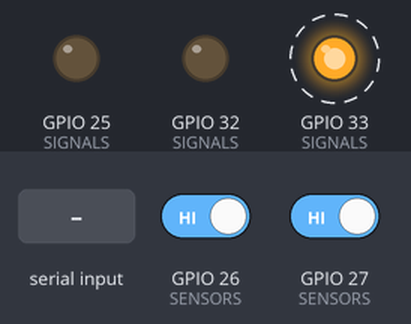
The sketch below on a simulated ESP32. On the bench: output pins drawn as LEDs (lit = HIGH). Dashed ring = blinking. Inputs (shaded band) come from the test bench; at power-on: GPIO 26 (SENSORS) HIGH, GPIO 27 (SENSORS) HIGH. Random numbers use the default seed unless the sketch sets one; what the sketch prints to the serial monitor is not drawn.

Above: at 1.2 s.
1.3 s: GPIO 26 (SENSORS) driven LOW
4.3 s: GPIO 27 (SENSORS) driven LOW
7.3 s: "QRY\n" received over Serial
10.3 s: "90,45\n" received over Serial
13.3 s: "SIG,\n" received over Serial
16.3 s: GPIO 26 (SENSORS) driven HIGH and GPIO 27 (SENSORS) driven HIGH
Timing chart, 0 to 20.3 s (numbered marks = the images above; inputs shaded):
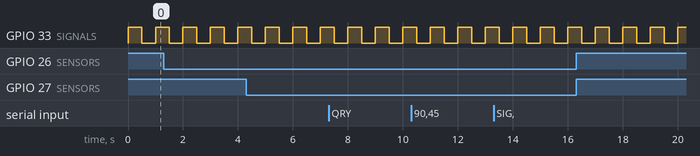

The sketch:

esp32_smart_traffic.ino
```cpp
/*
 * SmartTrafficLights - ESP32 hardware node (protocol v2, discrete R/Y/G light)
 *
 * Role: report the two real IR detectors and set the physical traffic light
 * exactly as commanded. It makes NO traffic decisions and runs NO traffic-light
 * timing: Python's SignalBank / controller is the only timing authority.
 *
 * Verified demo hardware
 *   Sensor channel 0 = NS:D1 : digital IR obstacle module, OUT -> GPIO27, active-low
 *   Sensor channel 1 = NS:D2 : digital IR obstacle module, OUT -> GPIO26, active-low
 *                              (both: VCC -> 3.3V, GND -> GND; HIGH = clear, LOW = car)
 *   Signal channel 0 = NS    : 3-LED module, G -> GPIO25, Y -> GPIO33, R -> GPIO32,
 *                              GND -> GND; output HIGH = lamp ON
 *
 * Protocol (see smarttraffic/esp_protocol.py and hardware/README.md):
 *   frames  "$FIELD,FIELD,...*CS\n", CS = XOR of bytes between '$' and '*' (2 hex digits)
 *   ESP32 -> PC : HELLO,seq,ms,proto,device_id,boot_id,n_sensors,n_signals
 *                 SEN,seq,ms,channel,OCC|CLR     (edge, or full-state report)
 *                 HB,seq,ms                      (heartbeat, every HEARTBEAT_MS)
 *                 ACK,seq,ms,channel,STATE,LAMPS (signal command applied)
 *                 ERR,seq,ms,text
 *   PC -> ESP32 : SIG,channel,STATE,LAMPS  STATE = RED|RED_YELLOW|GREEN|FLASHING_GREEN|YELLOW|ALL_RED|OFF
 *                                          LAMPS = "RYG" as 0/1, e.g. 100 = red, 110 = red+yellow
 *                 QRY                      re-send HELLO + all sensor states
 *
 * The PC sends a SIG on every lamp change of the logical signal (FLASHING_GREEN
 * arrives as 001 / 000 at each flash edge) and refreshes it every second. The
 * lamps are applied exactly as received; the pattern must be one the state can
 * show, otherwise the command is refused (ERR bad_lamps) and nothing changes.
 *
 * Fail-safe: if no SIG arrives for SIGNAL_TIMEOUT_MS (USB unplugged, PC program
 * stopped or paused), or none has arrived since boot, the head shows the fault
 * indication: yellow blinking at 1 Hz, red and green off. Normal display resumes
 * with the next command. A sensor module that is disconnected reads HIGH through
 * the internal pull-up, i.e. CLEAR (no phantom vehicle).
 *
 * No extra library needed. Board: any ESP32 (Arduino core).
 */

// ============================ CONFIGURATION ============================
static const char *DEVICE_ID = "esp32_a";      // must match config/hardware.json
static const uint32_t BAUD = 115200;

struct SensorCfg {
  uint8_t  pin;            // digital input
  bool     activeLow;      // true: LOW = OCCUPIED (car), HIGH = CLEAR
  uint16_t debounceMs;     // new state must persist this long before it is reported
};
// channel = index in this table (config/hardware.json "channel")
static const SensorCfg SENSORS[] = {
  {27, true, 20},          // channel 0: NS:D1, digital IR, LOW = car
  {26, true, 20},          // channel 1: NS:D2, digital IR, LOW = car
};

struct SignalCfg {
  uint8_t greenPin, yellowPin, redPin;
  bool    activeHigh;      // true: output HIGH = lamp ON
};
static const SignalCfg SIGNALS[] = {
  {25, 33, 32, true},      // channel 0: NS head, G=GPIO25 Y=GPIO33 R=GPIO32
};

static const uint32_t HEARTBEAT_MS      = 200;
static const uint32_t SIGNAL_TIMEOUT_MS = 3000;
static const uint32_t SAMPLE_MS         = 2;
static const uint32_t FAULT_BLINK_PERIOD_MS = 1000;   // fail-safe indication only
static const uint32_t FAULT_BLINK_ON_MS     = 500;
static const int      PROTOCOL_VERSION  = 2;
// =======================================================================

static const uint8_t N_SENSORS = sizeof(SENSORS) / sizeof(SENSORS[0]);
static const uint8_t N_SIGNALS = sizeof(SIGNALS) / sizeof(SIGNALS[0]);

enum SigState { S_RED, S_RED_YELLOW, S_GREEN, S_FLASHING_GREEN, S_YELLOW, S_ALL_RED, S_OFF };
static const char *STATE_NAMES[] = {"RED", "RED_YELLOW", "GREEN", "FLASHING_GREEN", "YELLOW", "ALL_RED", "OFF"};
// lamp patterns ("RYG") each state may show; FLASHING_GREEN alternates 001 / 000
static const char *STATE_LAMPS_A[] = {"100", "110", "001", "001", "010", "100", "000"};
static const char *STATE_LAMPS_B[] = {"100", "110", "001", "000", "010", "100", "000"};

static bool     lampR[N_SIGNALS], lampY[N_SIGNALS], lampG[N_SIGNALS];   // last commanded lamps
static uint32_t lastCommandMs = 0;
static bool     everCommanded = false;

static bool     sensState[N_SENSORS];        // reported state (true = occupied)
static bool     sensCandidate[N_SENSORS];    // raw state waiting for debounce
static uint32_t sensCandidateSince[N_SENSORS];

static uint32_t seqNo = 0;
static char     bootId[9];
static uint32_t lastHeartbeat = 0, lastSample = 0;
static char     rxBuf[128];
static uint8_t  rxLen = 0;

// ------------------------------------------------------------ framing
static void sendFrame(const char *body) {
  uint8_t cs = 0;
  for (const char *p = body; *p; ++p) cs ^= (uint8_t)*p;
  char out[140];
  snprintf(out, sizeof(out), "$%s*%02X\n", body, cs);
  Serial.print(out);
}

static void sendHello() {
  char b[100];
  snprintf(b, sizeof(b), "HELLO,%lu,%lu,%d,%s,%s,%u,%u", (unsigned long)seqNo++, (unsigned long)millis(),
           PROTOCOL_VERSION, DEVICE_ID, bootId, N_SENSORS, N_SIGNALS);
  sendFrame(b);
}

static void sendSensor(uint8_t ch, bool occ, uint32_t atMs) {
  char b[64];
  snprintf(b, sizeof(b), "SEN,%lu,%lu,%u,%s", (unsigned long)seqNo++, (unsigned long)atMs, ch, occ ? "OCC" : "CLR");
  sendFrame(b);
}

static void sendAllSensors() {
  for (uint8_t i = 0; i < N_SENSORS; ++i) sendSensor(i, sensState[i], millis());
}

static void sendError(const char *text) {
  char b[100];
  snprintf(b, sizeof(b), "ERR,%lu,%lu,%s", (unsigned long)seqNo++, (unsigned long)millis(), text);
  sendFrame(b);
}

// ------------------------------------------------------------ lamps
static void writeLamp(uint8_t pin, bool on, bool activeHigh) {
  digitalWrite(pin, (on == activeHigh) ? HIGH : LOW);
}

static void setOutputs(uint8_t ch, bool r, bool y, bool g) {
  const SignalCfg &c = SIGNALS[ch];
  writeLamp(c.redPin, r, c.activeHigh);
  writeLamp(c.yellowPin, y, c.activeHigh);
  writeLamp(c.greenPin, g, c.activeHigh);
}

static void render(uint8_t ch, uint32_t now) {
  if (!everCommanded || now - lastCommandMs > SIGNAL_TIMEOUT_MS) {       // fail-safe
    setOutputs(ch, false, (now % FAULT_BLINK_PERIOD_MS) < FAULT_BLINK_ON_MS, false);
  } else {
    setOutputs(ch, lampR[ch], lampY[ch], lampG[ch]);                   // exactly as commanded
  }
}

// ------------------------------------------------------------ commands
static bool checkFrame(char *line, char **body) {
  size_t n = strlen(line);
  if (n < 4 || line[0] != '$' || line[n - 3] != '*') return false;
  line[n - 3] = '\0';
  uint8_t cs = 0;
  for (char *p = line + 1; *p; ++p) cs ^= (uint8_t)*p;
  char hex[3];
  snprintf(hex, sizeof(hex), "%02X", cs);
  if (toupper(line[n - 2]) != hex[0] || toupper(line[n - 1]) != hex[1]) return false;
  *body = line + 1;
  return true;
}

static void handleLine(char *line) {
  char *body;
  if (!checkFrame(line, &body)) { sendError("bad_frame"); return; }
  if (strcmp(body, "QRY") == 0) { sendHello(); sendAllSensors(); return; }
  if (strncmp(body, "SIG,", 4) == 0) {
    char *chStr = body + 4;
    char *c1 = strchr(chStr, ',');
    if (!c1) { sendError("bad_sig"); return; }
    *c1 = '\0';
    char *name = c1 + 1;
    char *c2 = strchr(name, ',');
    if (!c2) { sendError("bad_sig"); return; }
    *c2 = '\0';
    const char *lamps = c2 + 1;
    int ch = atoi(chStr);
    if (ch < 0 || ch >= N_SIGNALS) { sendError("bad_channel"); return; }
    int st = -1;
    for (int i = 0; i <= S_OFF; ++i) if (strcmp(name, STATE_NAMES[i]) == 0) st = i;
    if (st < 0) { sendError("bad_state"); return; }
    if (strcmp(lamps, STATE_LAMPS_A[st]) != 0 && strcmp(lamps, STATE_LAMPS_B[st]) != 0) {
      sendError("bad_lamps"); return;
    }
    uint32_t now = millis();
    lastCommandMs = now;
    everCommanded = true;
    lampR[ch] = lamps[0] == '1';
    lampY[ch] = lamps[1] == '1';
    lampG[ch] = lamps[2] == '1';
    render(ch, now);                                   // apply immediately
    char b[64];
    snprintf(b, sizeof(b), "ACK,%lu,%lu,%d,%s,%s", (unsigned long)seqNo++, (unsigned long)now, ch, name, lamps);
    sendFrame(b);
    return;
  }
  sendError("unknown_cmd");
}

static void readSerial() {
  while (Serial.available()) {
    char c = (char)Serial.read();
    if (c == '\n') { rxBuf[rxLen] = '\0'; if (rxLen && rxBuf[rxLen - 1] == '\r') rxBuf[rxLen - 1] = '\0'; if (rxBuf[0]) handleLine(rxBuf); rxLen = 0; }
    else if (rxLen < sizeof(rxBuf) - 1) rxBuf[rxLen++] = c;
    else { rxLen = 0; sendError("line_too_long"); }
  }
}

// ------------------------------------------------------------ sensors
static bool rawOccupied(uint8_t i) {
  int level = digitalRead(SENSORS[i].pin);
  return SENSORS[i].activeLow ? (level == LOW) : (level == HIGH);
}

static void sampleSensors(uint32_t now) {
  for (uint8_t i = 0; i < N_SENSORS; ++i) {
    bool raw = rawOccupied(i);
    if (raw != sensCandidate[i]) { sensCandidate[i] = raw; sensCandidateSince[i] = now; }
    if (sensCandidate[i] != sensState[i] && now - sensCandidateSince[i] >= SENSORS[i].debounceMs) {
      sensState[i] = sensCandidate[i];
      sendSensor(i, sensState[i], sensCandidateSince[i]);   // timestamp = first sample of the new state
    }
  }
}

// ------------------------------------------------------------ setup / loop
void setup() {
  Serial.begin(BAUD);
  snprintf(bootId, sizeof(bootId), "%08lX", (unsigned long)esp_random());
  for (uint8_t i = 0; i < N_SIGNALS; ++i) {
    pinMode(SIGNALS[i].greenPin, OUTPUT);
    pinMode(SIGNALS[i].yellowPin, OUTPUT);
    pinMode(SIGNALS[i].redPin, OUTPUT);
    lampR[i] = lampY[i] = lampG[i] = false;
    setOutputs(i, false, false, false);
  }
  uint32_t now = millis();
  for (uint8_t i = 0; i < N_SENSORS; ++i) {
    pinMode(SENSORS[i].pin, INPUT_PULLUP);     // unplugged module reads HIGH = CLEAR
    sensState[i] = sensCandidate[i] = rawOccupied(i);
    sensCandidateSince[i] = now;
  }
  sendHello();
  sendAllSensors();
}

void loop() {
  uint32_t now = millis();
  readSerial();
  if (now - lastSample >= SAMPLE_MS) { lastSample = now; sampleSensors(now); }
  if (now - lastHeartbeat >= HEARTBEAT_MS) {
    lastHeartbeat = now;
    char b[40];
    snprintf(b, sizeof(b), "HB,%lu,%lu", (unsigned long)seqNo++, (unsigned long)now);
    sendFrame(b);
  }
  for (uint8_t i = 0; i < N_SIGNALS; ++i) render(i, now);
}
```

Measured:
- by itself, GPIO 33 (SIGNALS): alternates HIGH for 0.50 s and LOW for 0.50 s
